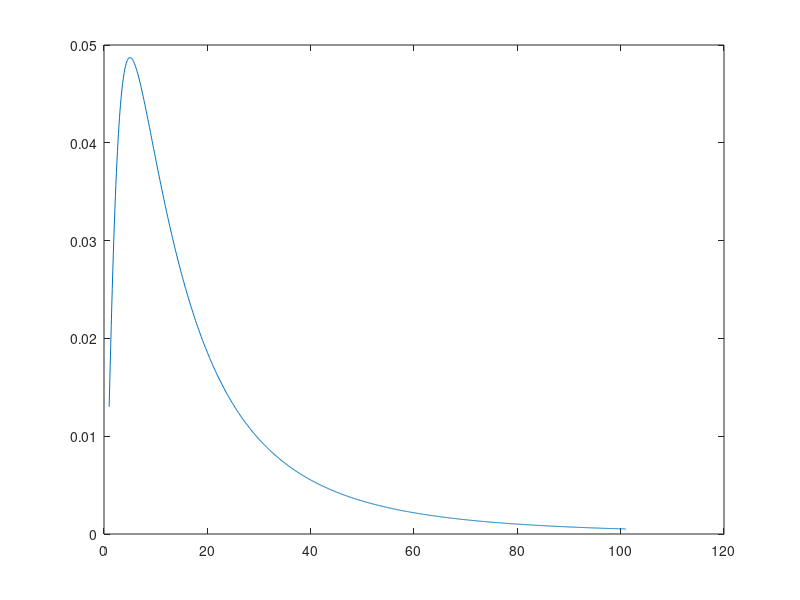
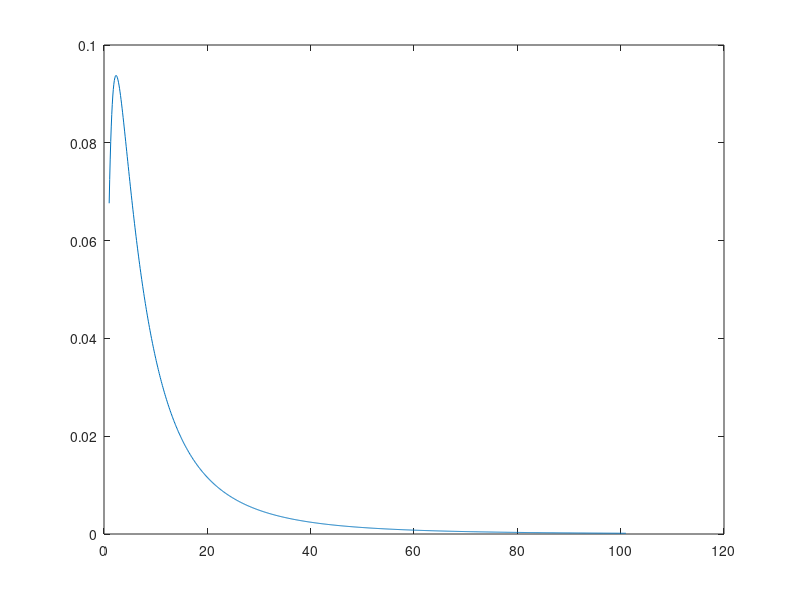
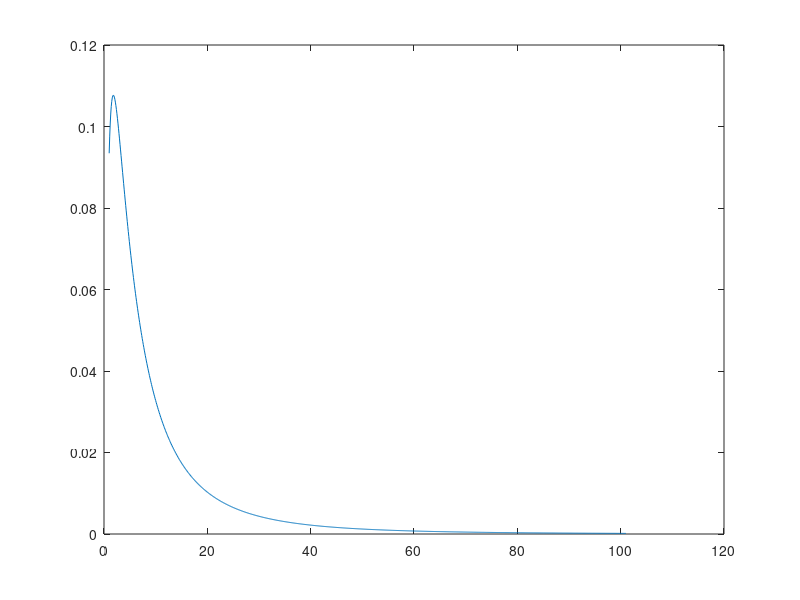
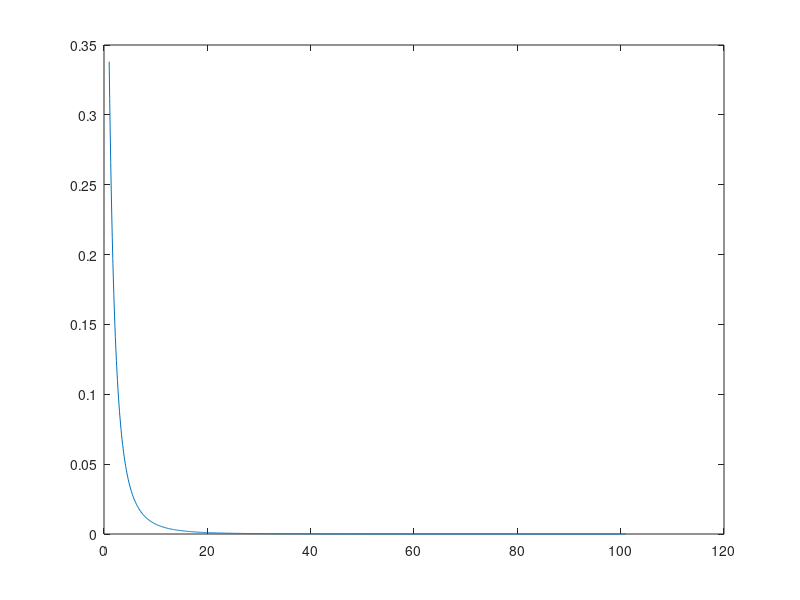

MATLAB code for these plots, in order: (Note: this script raises an error after producing the figures.)
clc;
clear all;

fileID = fopen('ahmedabadx.txt','r');
x= fscanf(fileID,'%f %f\n',[1,Inf]);
x=x';
fclose(fileID);

fileID = fopen('ahmedabady.txt','r');
y= fscanf(fileID,'%f %f\n',[1,Inf]);
y=y';
fclose(fileID);

for i=1:8  
    for j=1:2000
        tx(j)=x((2000*(i-1))+j);
        ty(j)=y((2000*(i-1))+j);
    end
    figure,plot(tx,ty);
end